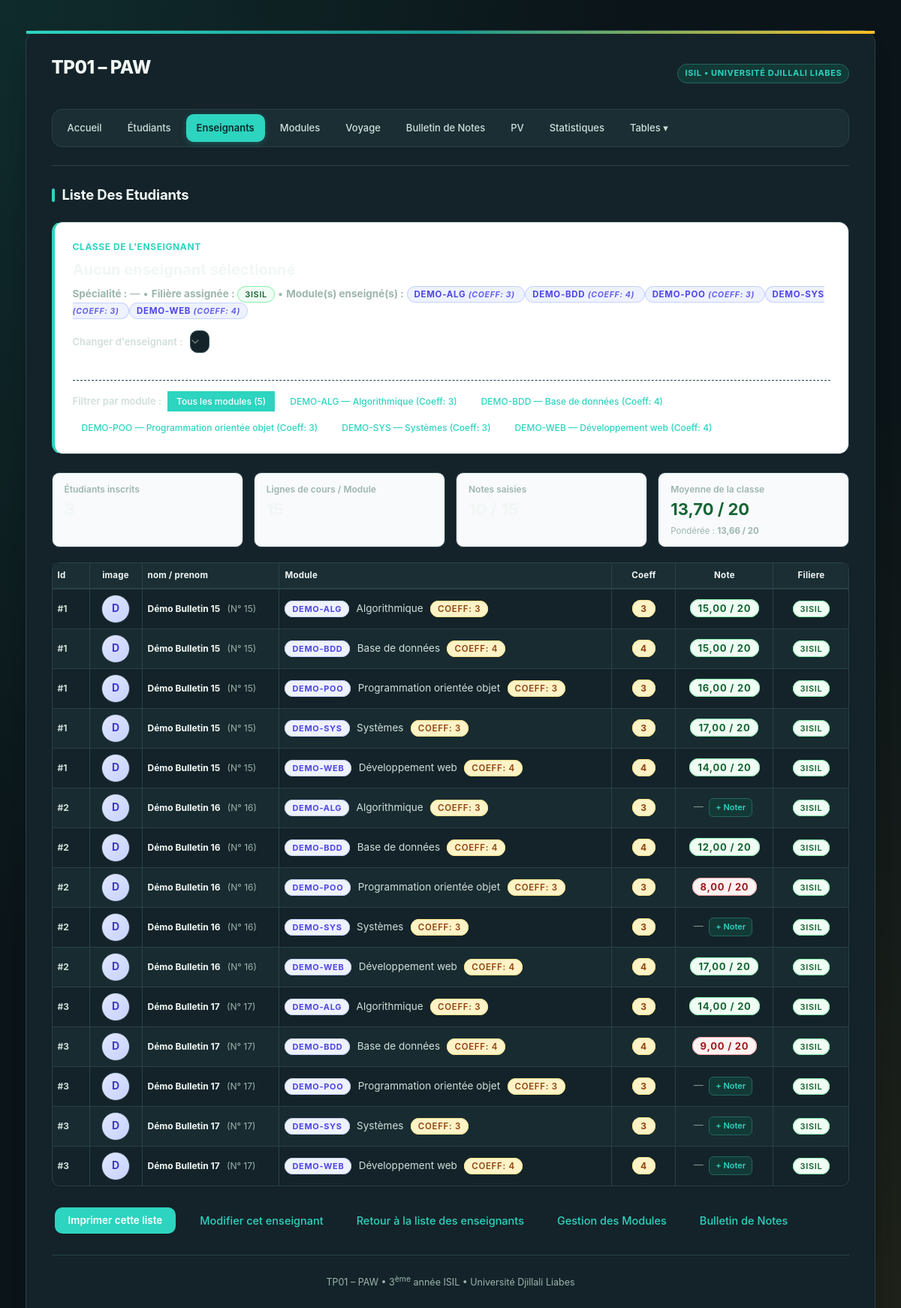
The page /enseignant/etudiants.php?filiere=3ISIL on the database its author committed.
### tables this page shows
CREATE TABLE IF NOT EXISTS module (
  id             INT AUTO_INCREMENT PRIMARY KEY,
  code_module    VARCHAR(20)  NOT NULL,
  designation    VARCHAR(100) NOT NULL,
  coefficient    INT          NOT NULL DEFAULT 1,
  volume_horaire INT          NOT NULL DEFAULT 0,
  filiere        VARCHAR(50)  NOT NULL
);

### enseignant/etudiants.php (the view, shortened to what the rows shown need)
<?php
require_once __DIR__ . '/../config/database.php';
require_once __DIR__ . '/../includes/fonctions.php';
$idParam        = isset($_GET['id']) ? (int)$_GET['id'] : (isset($_GET['enseignant_id']) ? (int)$_GET['enseignant_id'] : 0);
$filiereParam   = trim((string)($_GET['filiere'] ?? ''));
$moduleFilter   = trim((string)($_GET['module'] ?? ''));
$enseignant = null;
$filiere = $filiereParam !== '' ? $filiereParam : ($enseignant['filiere'] ?? '');
$activeModules = [];
if (empty($activeModules) && !empty($filiere)) {
    $stmtMods = $pdo->prepare("SELECT id, code_module, designation, coefficient, filiere FROM module WHERE filiere = :filiere ORDER BY code_module ASC");
    $stmtMods->execute([':filiere' => $filiere]);
    $activeModules = $stmtMods->fetchAll();
}
$displayedModules = $activeModules;
$etudiants = [];
$moduleIds = array_column($activeModules, 'id');
if (!empty($filiere)) {
    if (!empty($moduleIds)) {
        $inIds = implode(',', array_map('intval', $moduleIds));
        $sql = "SELECT DISTINCT p.id, p.numero, p.civilite, p.nom_prenom, p.filiere, p.photo
                FROM personne p
                LEFT JOIN note n ON n.etudiant_id = p.id
                WHERE p.filiere = :filiere OR (n.module_id IN ($inIds) AND :filiere2 != '')
                ORDER BY p.nom_prenom ASC";
        $stmt = $pdo->prepare($sql);
        $stmt->execute([
            ':filiere'  => $filiere,
            ':filiere2' => $filiere,
        ]);
    } else {
        $stmt = $pdo->prepare("SELECT id, numero, civilite, nom_prenom, filiere, photo FROM personne WHERE filiere = :filiere ORDER BY nom_prenom ASC");
        $stmt->execute([':filiere' => $filiere]);
    }
    $etudiants = $stmt->fetchAll();
}
$notesMap = [];
if (!empty($etudiants) && !empty($moduleIds)) {
    $eids = implode(',', array_map('intval', array_column($etudiants, 'id')));
    $mids = implode(',', array_map('intval', $moduleIds));
    $stmtNotes = $pdo->query("SELECT etudiant_id, module_id, note FROM note WHERE etudiant_id IN ($eids) AND module_id IN ($mids)");
    while ($row = $stmtNotes->fetch()) {
        $notesMap[$row['etudiant_id'] . '_' . $row['module_id']] = (float)$row['note'];
    }
}
$lignesTableau = [];
foreach ($etudiants as $etd) {
    if (empty($displayedModules)) {
        $lignesTableau[] = [
            'id'                 => $etd['id'],
            'numero'             => $etd['numero'],
            'photo'              => $etd['photo'],
            'nom_prenom'         => $etd['nom_prenom'],
            'module_id'          => null,
            'module_code'        => '—',
            'module_designation' => 'Aucun module assigné',
            'coefficient'        => null,
            'note'               => null,
            'filiere'            => $etd['filiere'],
        ];
    } else {
        foreach ($displayedModules as $mod) {
            $key = $etd['id'] . '_' . $mod['id'];
            $note = array_key_exists($key, $notesMap) ? $notesMap[$key] : null;
            $coeff = isset($mod['coefficient']) ? (int)$mod['coefficient'] : 1;
            $lignesTableau[] = [
                'id'                 => $etd['id'],
                'numero'             => $etd['numero'],
                'photo'              => $etd['photo'],
                'nom_prenom'         => $etd['nom_prenom'],
                'module_id'          => $mod['id'],
                'module_code'        => $mod['code_module'],
                'module_designation' => $mod['designation'],
                'coefficient'        => $coeff,
                'note'               => $note,
                'filiere'            => $etd['filiere'],
            ];
        }
    }
}
require __DIR__ . '/../includes/header.php';
?>
<div class="teacher-class-card" style="background:#ffffff; border:1px solid var(--border-light); border-left:4px solid var(--primary); border-radius:var(--radius-lg); padding:20px 24px; margin-bottom:24px; box-shadow:var(--shadow-sm);">
    <div style="display:flex; flex-wrap:wrap; justify-content:space-between; align-items:center; gap:16px;">
        <div>
            <p style="margin:0; color:var(--text-muted); font-size:13.5px;">
                <strong>Spécialité :</strong> <?= $enseignant ? h($enseignant['specialite']) : '—' ?> &bull;
                <strong>Filière assignée :</strong>
                <?php if (!empty($filiere)): ?>
                    <span class="brand-badge" style="background:#f0fdf4; color:#166534; border-color:#86efac; font-weight:600;"><?= h($filiere) ?></span>
                <?php else: ?>
                    <span style="color:var(--text-light);">Non renseignée</span>
                <?php endif; ?>
                &bull;
                <strong>Module(s) enseigné(s) :</strong>
                <?php if (!empty($activeModules)): ?>
                    <?php foreach ($activeModules as $am): ?>
                        <span class="brand-badge" style="background:#eef2ff; color:#4f46e5; border-color:#c7d2fe; font-size:11.5px;">
                            <?= h($am['code_module']) ?> <em style="font-size:10.5px; opacity:0.85;">(Coeff: <?= h($am['coefficient']) ?>)</em>
                        </span>
                    <?php endforeach; ?>
                <?php else: ?>
                    <span style="color:var(--text-light);">Aucun module</span>
                <?php endif; ?>
            </p>
        </div>
    </div>
    <?php if (count($activeModules) > 1): ?>
        <div style="margin-top:16px; padding-top:14px; border-top:1px dashed var(--border-light); display:flex; align-items:center; gap:8px; flex-wrap:wrap;">
            <span style="font-size:13px; font-weight:600; color:var(--text-body);">Filtrer par module :</span>
            <a href="etudiants.php?id=<?= h($idParam) ?>&module=all"
               class="btn-action <?= ($moduleFilter === '' || $moduleFilter === 'all') ? 'active-filter' : '' ?>"
               style="font-size:12px; padding:4px 12px; text-decoration:none;">
                Tous les modules (<?= count($activeModules) ?>)
            </a>
            <?php foreach ($activeModules as $am): ?>
                <?php $isActif = (strcasecmp($moduleFilter, $am['code_module']) === 0 || $moduleFilter === (string)$am['id']); ?>
                <a href="etudiants.php?id=<?= h($idParam) ?>&module=<?= urlencode($am['code_module']) ?>"
                   class="btn-action <?= $isActif ? 'active-filter' : '' ?>"
                   style="font-size:12px; padding:4px 12px; text-decoration:none;">
                    <?= h($am['code_module']) ?> — <?= h($am['designation']) ?> (Coeff: <?= h($am['coefficient']) ?>)
                </a>
            <?php endforeach; ?>
        </div>
    <?php endif; ?>
</div>
<?php if (empty($filiere)): ?>
    <div style="background:#fffbeb; border:1px solid #fde68a; color:#92400e; border-radius:var(--radius-md); padding:16px; margin-bottom:20px;">
        <p style="margin:0;"><strong>Attention :</strong> Cet enseignant n'a pas encore de <strong>Filière</strong> assignée. <a href="enseignant.php?id=<?= h($idParam) ?>">Modifier l'enseignant</a> pour lui attribuer une filière et des modules.</p>
    </div>
<?php elseif (empty($lignesTableau)): ?>
    <p>Aucun étudiant trouvé dans la filière <strong><?= h($filiere) ?></strong>.</p>
<?php else: ?>
    <table class="liste">
        <thead>
            <tr>
                <th style="width:50px;">Id</th>
                <th style="width:70px; text-align:center;">image</th>
                <th>nom / prenom</th>
                <th>Module</th>
                <th style="width:85px; text-align:center;">Coeff</th>
                <th style="width:130px; text-align:center;">Note</th>
                <th style="width:100px; text-align:center;">Filiere</th>
            </tr>
        </thead>
        <tbody>
            <?php foreach ($lignesTableau as $row): ?>
                <tr>
                    <td><strong>#<?= h($row['id']) ?></strong></td>
                    <td style="text-align:center;">
                        <?php if (!empty($row['photo']) && file_exists(__DIR__ . '/../uploads/' . $row['photo'])): ?>
                            <img src="../uploads/<?= h($row['photo']) ?>" alt="Photo de <?= h($row['nom_prenom']) ?>" style="width:38px; height:38px; border-radius:50%; object-fit:cover; border:1.5px solid var(--border-light); display:inline-block; vertical-align:middle;">
                        <?php else: ?>
                            <div style="width:38px; height:38px; border-radius:50%; background:linear-gradient(135deg, #e0e7ff 0%, #c7d2fe 100%); color:#4338ca; font-weight:700; font-size:14px; display:inline-flex; align-items:center; justify-content:center; border:1.5px solid var(--border-light); vertical-align:middle;" title="Sans photo">
                                <?= mb_strtoupper(mb_substr($row['nom_prenom'], 0, 1)) ?>
                            </div>
                        <?php endif; ?>
                    </td>
                    <td>
                        <strong style="color:var(--text-heading);"><?= h($row['nom_prenom']) ?></strong>
                        <span style="color:var(--text-muted); font-size:12px; margin-left:6px;">(N° <?= h($row['numero']) ?>)</span>
                    </td>
                    <td>
                        <span class="brand-badge" style="background:#eef2ff; color:#4f46e5; border-color:#c7d2fe; font-weight:700; margin-right:6px;"><?= h($row['module_code']) ?></span>
                        <span style="color:var(--text-body); font-size:13.5px;"><?= h($row['module_designation']) ?></span>
                        <?php if ($row['coefficient'] !== null): ?>
                            <span class="brand-badge" style="background:#fef3c7; color:#92400e; border-color:#fde68a; font-weight:600; font-size:11.5px; margin-left:6px;" title="Coefficient du module">Coeff: <?= h($row['coefficient']) ?></span>
                        <?php endif; ?>
                    </td>
                    <td style="text-align:center;">
                        <?php if ($row['coefficient'] !== null): ?>
                            <span class="brand-badge" style="background:#fef3c7; color:#92400e; border-color:#fde68a; font-weight:700; font-size:12px; padding:3px 10px;" title="Coefficient du module">
                                <?= h($row['coefficient']) ?>
                            </span>
                        <?php else: ?>
                            <span style="color:var(--text-light);">—</span>
                        <?php endif; ?>
                    </td>
                    <td style="text-align:center;">
                        <?php if ($row['note'] !== null): ?>
                            <?php $isAdmis = $row['note'] >= 10; ?>
                            <span class="brand-badge" style="background:<?= $isAdmis ? '#f0fdf4' : '#fef2f2' ?>; color:<?= $isAdmis ? '#166534' : '#991b1b' ?>; border-color:<?= $isAdmis ? '#86efac' : '#fca5a5' ?>; font-weight:700; font-size:13px; padding:3px 10px;">
                                <?= number_format($row['note'], 2, ',', ' ') ?> / 20
                            </span>
                        <?php else: ?>
                            <span style="color:var(--text-light); font-size:13px;">—</span>
                            <?php if ($row['module_id']): ?>
                                <a href="../bulletin/bulletin.php?mode=id&id=<?= h($row['id']) ?>&module_id=<?= h($row['module_id']) ?>" style="font-size:11px; margin-left:4px; color:var(--primary); text-decoration:none;" title="Saisir la note dans le Bulletin">+ Noter</a>
                            <?php endif; ?>
                        <?php endif; ?>
                    </td>
                    <td style="text-align:center;">
                        <span class="brand-badge" style="background:#f0fdf4; color:#166534; border-color:#86efac; font-weight:600;"><?= h($row['filiere']) ?></span>
                    </td>
                </tr>
            <?php endforeach; ?>
        </tbody>
    </table>
<?php endif; ?>
<?php require __DIR__ . '/../includes/footer.php'; ?>

### rows shown on the page
module: code_module "DEMO-ALG", coefficient "3", designation "Algorithmique", id "1", nom_prenom "D", nom_prenom "Démo Bulletin 15", numero "15", note "15,00", filiere "3ISIL", id "2", nom_prenom "Démo Bulletin 16", numero "16", id "3", nom_prenom "Démo Bulletin 17", numero "17", note "14,00"
module: code_module "DEMO-BDD", coefficient "4", designation "Base de données", id "1", nom_prenom "D", nom_prenom "Démo Bulletin 15", numero "15", note "15,00", filiere "3ISIL", id "2", nom_prenom "Démo Bulletin 16", numero "16", note "12,00", id "3", nom_prenom "Démo Bulletin 17", numero "17", note "9,00"
module: code_module "DEMO-POO", coefficient "3", designation "Programmation orientée objet", id "1", nom_prenom "D", nom_prenom "Démo Bulletin 15", numero "15", note "16,00", filiere "3ISIL", id "2", nom_prenom "Démo Bulletin 16", numero "16", note "8,00", nom_prenom "Démo Bulletin 17", numero "17"
module: code_module "DEMO-SYS", coefficient "3", designation "Systèmes", id "1", nom_prenom "D", nom_prenom "Démo Bulletin 15", numero "15", note "17,00", filiere "3ISIL", id "2", nom_prenom "Démo Bulletin 16", numero "16", nom_prenom "Démo Bulletin 17", numero "17"
module: code_module "DEMO-WEB", coefficient "4", designation "Développement web", id "1", nom_prenom "D", nom_prenom "Démo Bulletin 15", numero "15", note "14,00", filiere "3ISIL", id "2", nom_prenom "Démo Bulletin 16", numero "16", note "17,00", id "3", nom_prenom "Démo Bulletin 17", numero "17"

### other values the page prints
$titre "Liste Des Etudiants"
$filiere "3ISIL"
count($activeModules) "5"
$moyenneClasse "13,70"
$moyennePonderee "13,66"
